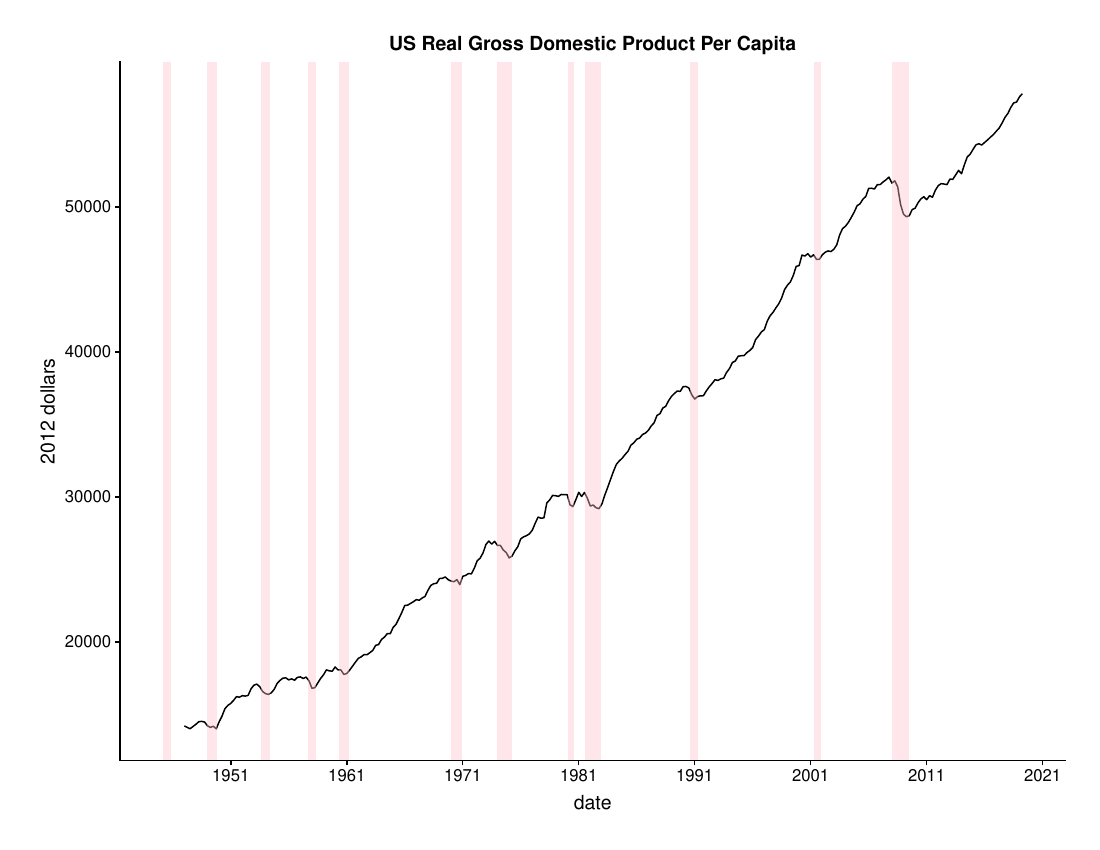

Generate this figure with R:
pdf(file="nber_shading.pdf", paper="USr", height=0, width=0)

## Demonstrate
## downloading series from FRED
## ggplot for time series
## nber recession shading

library(tidyverse)
library(scales) ## for format control of dates on x axis
library(cowplot) ## For plot.grid
library(reshape2)
library(tis) ## for nberDates()
library(alfred)  ## get_fred_seriesf("...")
library(quantmod) ## Phase out   getSymbols("...", src="FRED") in favor of alfred 


(nber  <- mutate(data.frame(nberDates()),
       Start = as.Date(paste(floor(Start/10000),"-",floor(Start/100) %% 100,"-",Start %% 100,sep="")),
       End = as.Date(paste(floor(End/10000),"-",floor(End/100) %% 100,"-",End %% 100,sep=""))
       ))


nber.trim  <- subset(nber, Start > as.Date("1945-01-01"))
realgdppc  <- get_fred_series("a939rx0q048sbea")
bplot.realgdppc  <- ggplot(realgdppc ) + geom_line(aes(x=date,y=a939rx0q048sbea)) + labs(title="US Real Gross Domestic Product Per Capita", y="2012 dollars") +
    scale_x_date(date_breaks = "10 years", date_minor_breaks = "1 year", labels=date_format("%Y") ) +
    geom_rect(data=nber.trim,aes(xmin=Start,xmax=End,ymin=-Inf, ymax=+Inf),fill="pink", alpha=0.4)
print(bplot.realgdppc)


nber.trim  <- subset(nber, Start > as.Date("1945-01-01"))
unrate  <- get_fred_series("unrate")
ggplot(unrate ) + geom_line(aes(x=date,y=unrate)) +
    geom_rect(data=nber.trim,aes(xmin=Start,xmax=End,ymin=-Inf, ymax=+Inf),fill="pink", alpha=0.4)




nber.trim  <- subset(nber, Start > as.Date("1972-01-01"))
getSymbols("LNS14000006", src="FRED")
getSymbols("LNS14000003", src="FRED")

lns14000006 <- apply.quarterly(LNS14000006,mean)
lns14000003 <- apply.quarterly(LNS14000003,mean)

colnames(lns14000006) <- "black"
colnames(lns14000003) <- "white"

## Seasonally adjusted data
bw <- cbind(lns14000006, lns14000003)
bw.df <- data.frame(window(bw, start="1972-01-01",end=end(bw)))
bw.df <- mutate(bw.df, ratio = black / white, date=as.Date(rownames(bw.df)))

## Black and white unemployment rate on same scale
bplot.bw <- ggplot( filter(melt(bw.df,id.vars="date",variable.name="race"),race != "ratio" ) ) +
    geom_line(aes(x=date, y=value, group=race, linetype=race)) +
    xlab("Year") + ylab("Unemployment") +
    labs(title="Black and White Unemployment\nQuarterly Data SA") + coord_cartesian(ylim=c(0,20)) + theme(legend.position="top") +
    scale_x_date(date_breaks = "5 years", date_minor_breaks = "1 year", labels=date_format("%Y") ) + 
    geom_rect(data=nber.trim,aes(xmin=Start,xmax=End,ymin=-Inf, ymax=+Inf),fill="pink", alpha=0.4)

## Black and white unemployment rate ratio on separate scale
bplot.ratio <- ggplot( filter(melt(bw.df,id.vars="date",variable.name="race"),race == "ratio" )) +
    geom_line(aes(x=date, y=value, group=race)) +
    xlab("Year") + ylab("Ratio") + 
    labs(title="Black:White Unemployment Ratio")   + coord_cartesian(ylim=c(1.5,3)) +
    scale_x_date(date_breaks = "5 years", date_minor_breaks = "1 year", labels=date_format("%Y")) + 
    geom_rect(data=nber.trim,aes(xmin=Start,xmax=End,ymin=-Inf, ymax=+Inf),fill="pink", alpha=0.4)

plot_grid(bplot.bw, bplot.ratio, align = "v", nrow = 2, rel_heights = c(1.8, 1))

bplot.triptych <- ggplot(melt(bw.df,id.vars=c("date"), variable.name="race")) + 
    geom_line(aes(x=date, y=value, group=race)) +
    facet_wrap ( ~ race  , ncol=1, scales="free_y") + 
    xlab("Year") +
    scale_x_date(date_breaks = "5 years", date_minor_breaks = "1 year", labels=date_format("%Y")) +
    labs(title="Ratio of Black:White Unemployment\nQuarterly Data NSA") 
print(bplot.triptych + geom_rect(data=nber.trim, aes(xmin=Start, xmax=End, ymin=-Inf, ymax=+Inf), fill='pink', alpha=0.4))



